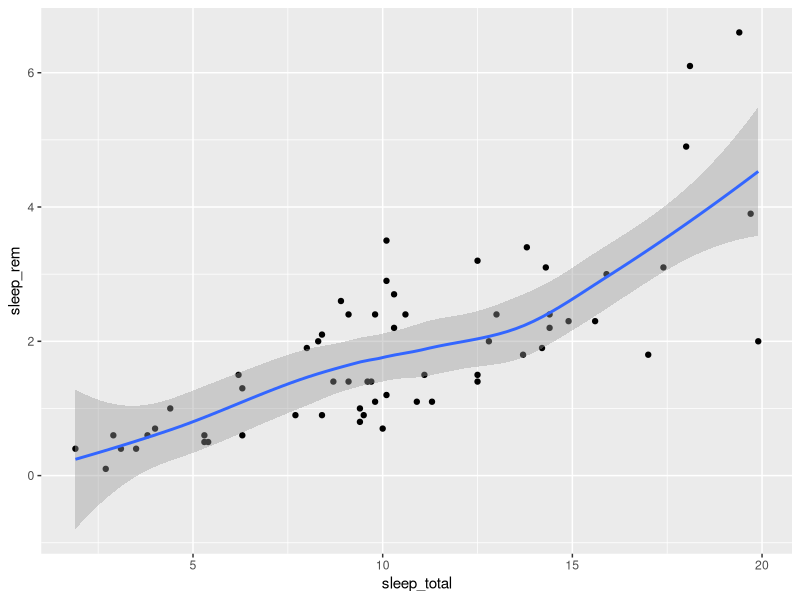

Write the R code that produced this figure.
library(tidyverse)
library(ggplot2)

data(msleep)

ggplot(msleep, aes(sleep_total, sleep_rem)) +
  geom_point() + 
geom_smooth()
